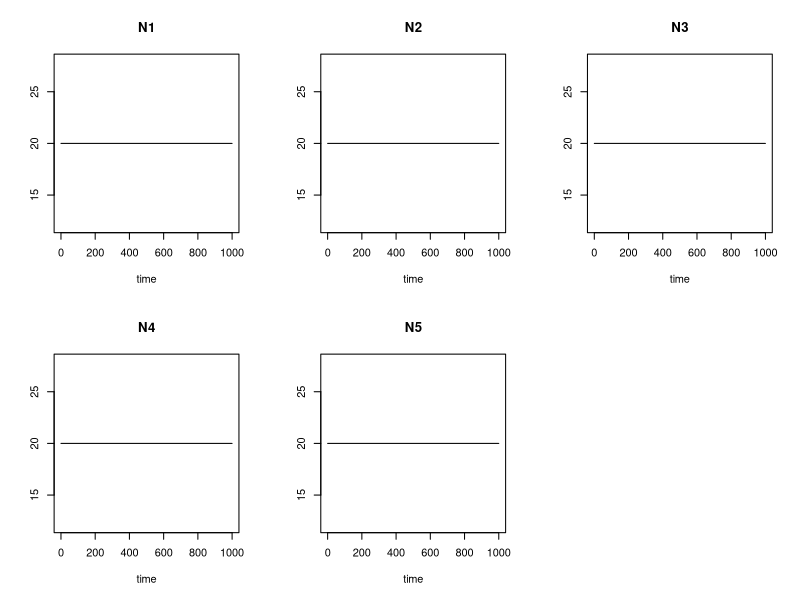

Source code (R):
#this files simulates a community of five populations competing
#according to the Lotka-Volterra assumptions.
#the objective is to try intransitive topologies of the
#competition network
#this applies laird et al 2009 on a lv system

#The objective of this file is to show that symmetric deviations
#in alphas from the ratio k1/k2 and k2/k1 preserve the numerical
#value of the equilibrium.
 
library(deSolve)
rm(list=ls())

#the size of the system is 
size<-5

# define the parameter vectors
rs<-rep(0.5,size) #growth rates
ks<-rep(100,size) #carrying capacities

#define alphas zeros indicate no interaction
alphas<-matrix(0,nrow=size,ncol=size) #competition coefs.

#define the state variables (populations) and their initial conditions are
#since this is a matrix notation system, use a named vector for 
#graphing purposes.
state<-rep(c(20,20), length.out=size)
names(state)<-paste("N",1:size,sep="")

#to assign the competition coefficients, it was assumed 
#pairwise competitions in competitive exclussion
#then if A->B kB/kA < alpha21 and  kB/kA > alpha12
#        A<-B kB/kA > alpha21  and kA/kB < alpha12
#        ####       #                    #
##alpha[1,1]<- 0
dist<-0.9
big<-1+dist
sma<-1-dist
alphas[1,2]<- big # 1->2
alphas[2,1]<- sma ##1->2  
alphas[1,3]<- big # 1->3
alphas[3,1]<- sma ##1->3
alphas[1,4]<- sma # 1<-4
alphas[4,1]<- big ##1<-4
alphas[1,5]<- sma # 1<-5
alphas[5,1]<- big ##1<-5
##  alpha[2,2]<- 0
alphas[2,3]<- big # 2->3
alphas[3,2]<- sma ##2->3
alphas[2,4]<- big # 2->4
alphas[4,2]<- sma ##2->4
alphas[2,5]<- sma # 2<-5
alphas[5,2]<- big ##2<-5
##  a33<-0
alphas[3,4]<- big # 3->4
alphas[4,3]<- sma ##3->4
alphas[3,5]<- big #3 ->5
alphas[5,3]<- sma ##3->5
##  a44<-0
alphas[4,5]<- big # 4->5
alphas[5,4]<- sma ##4<-5
#alphas[5,5]<-0


#gather all parameters in a list
parameters<-list(rs=rs,
                 ks=ks,
                 alphas=alphas)

#define the vector of output times
times<-seq(from=0,to=1000,by=0.5)

#define the differential equation

lvccmat<-function(t,Y,parameters)
{
  y<- Y #transform Y in a local vector
  #use the local vector to construct the system of ODEs
  #and assign it to the vector of ODEs
  dY<- rs*y - (rs*y^2 + rs*colSums(outer(y,y,FUN ="*")*alphas))*(1/ks)
  #return the whole vector for the output
  return(list(dY))
}

#now do the simulation

out<-ode(y=state,times=times,func=lvccmat)
#this plots the output
plot(out)
